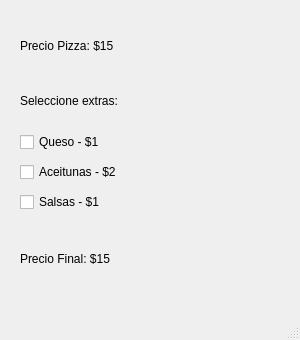
<?xml version="1.0" encoding="UTF-8"?>
<ui version="4.0">
 <class>Pizzeria</class>
 <widget class="QMainWindow" name="Pizzeria">
  <property name="geometry">
   <rect>
    <x>0</x>
    <y>0</y>
    <width>300</width>
    <height>340</height>
   </rect>
  </property>
  <property name="windowTitle">
   <string>MainWindow</string>
  </property>
  <widget class="QWidget" name="wdg_principal">
   <widget class="QLabel" name="lbl_precio_base_pizza">
    <property name="geometry">
     <rect>
      <x>20</x>
      <y>20</y>
      <width>151</width>
      <height>51</height>
     </rect>
    </property>
    <property name="text">
     <string>Precio Pizza: $15</string>
    </property>
   </widget>
   <widget class="QLabel" name="lbl_seleccion_extras">
    <property name="geometry">
     <rect>
      <x>20</x>
      <y>90</y>
      <width>151</width>
      <height>21</height>
     </rect>
    </property>
    <property name="text">
     <string>Seleccione extras:</string>
    </property>
   </widget>
   <widget class="QCheckBox" name="chk_queso">
    <property name="geometry">
     <rect>
      <x>20</x>
      <y>130</y>
      <width>121</width>
      <height>24</height>
     </rect>
    </property>
    <property name="text">
     <string>Queso - $1</string>
    </property>
   </widget>
   <widget class="QCheckBox" name="chk_aceitunas">
    <property name="geometry">
     <rect>
      <x>20</x>
      <y>160</y>
      <width>151</width>
      <height>24</height>
     </rect>
    </property>
    <property name="text">
     <string>Aceitunas - $2</string>
    </property>
   </widget>
   <widget class="QCheckBox" name="chk_salsas">
    <property name="geometry">
     <rect>
      <x>20</x>
      <y>190</y>
      <width>131</width>
      <height>24</height>
     </rect>
    </property>
    <property name="text">
     <string>Salsas - $1</string>
    </property>
   </widget>
   <widget class="QLabel" name="lbl_precio_final">
    <property name="geometry">
     <rect>
      <x>20</x>
      <y>250</y>
      <width>131</width>
      <height>18</height>
     </rect>
    </property>
    <property name="text">
     <string>Precio Final: $15</string>
    </property>
   </widget>
  </widget>
  <widget class="QMenuBar" name="mbr_principal">
   <property name="geometry">
    <rect>
     <x>0</x>
     <y>0</y>
     <width>300</width>
     <height>23</height>
    </rect>
   </property>
  </widget>
  <widget class="QStatusBar" name="stt_principal"/>
 </widget>
 <resources/>
 <connections/>
</ui>
